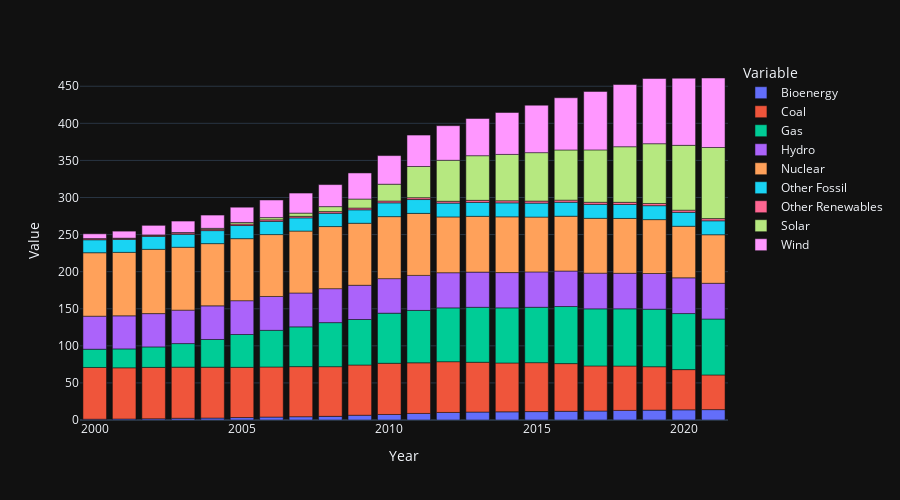

Notebook cell for this chart:
### Code cell
#df['Area'].unique() # show all countries and regions

country_list = ['Germany', 'France', 'Italy'] # select cuntries for which to see the data for
data_fields = [
    ['Capacity', 'Fuel', 'GW'],
    ['Electricity generation', 'Fuel', 'TWh'],
    ['Electricity imports', 'Electricity imports', 'TWh'],
    ['Electricity demand', 'Demand', 'TWh']
    ]

def bar_chart_data_func (df, data_fields):
    df_filtered = df[df['Area type'] == 'Country'] # create a new 'df_filtered' DataFrame that only contains countries and excludes continents/regions
    df_filtered = df_filtered[(df_filtered['Category']=='Capacity') & (df_filtered['Subcategory']=='Fuel') & (df_filtered['Unit']=='GW') & (df_filtered['Area'].isin(country_list))] # filter rows where values under 'Category' column equal 'Capacity', where 'Subcategory' column equal 'Fuel'ArithmeticError and where 'Area' matches a list of countries provided in 'country_list' variable
    df_filtered = df_filtered.groupby(['Variable', 'Year'], group_keys=True, as_index=False)[['Value']].sum() # group fuel types 'Variables' and show it as total sum for selected countries in the 'country_list'
    #df_filtered['Variable'].unique()
    #df_filtered[(df_filtered['Variable']=='Solar') & (df_filtered['Year']==2021)] # see data for certain year and certain value in 'Variable' column (e.g. 'Solar')
    return df_filtered

def bar_chart_func(df_filtered): # creates chart of the latest daily or latest average monthly/yearly prices by country
    fig = px.bar(df_filtered, 
        x=df_filtered['Year'],
        y=df_filtered['Value'],
        color=df_filtered['Variable'],
        height=500, 
        width=900,
        #barmode = 'group',
        template='plotly_dark'
        )  # charts the data
    fig.show() # chart daily the data

# run functions

bar_chart_data = bar_chart_data_func(df, data_fields[0])
bar_chart = bar_chart_func(bar_chart_data)

### Figure 1 — Plotly figure (JSON) as saved in the notebook; plotly's stock layout.template omitted (floating-point values rounded to 4 significant figures)
{"data": [{"alignmentgroup": "True", "hovertemplate": "Variable=Bioenergy<br>Year=%{x}<br>Value=%{y}<extra></extra>", "legendgroup": "Bioenergy", "marker": {"color": "#636efa", "pattern": {"shape": ""}}, "name": "Bioenergy", "offsetgroup": "Bioenergy", "orientation": "v", "showlegend": true, "textposition": "auto", "type": "bar", "x": [2000, 2001, 2002, 2003, 2004, 2005, 2006, 2007, 2008, 2009, 2010, 2011, 2012, 2013, 2014, 2015, 2016, 2017, 2018, 2019, 2020, 2021], "xaxis": "x", "y": [1.09, 1.39, 1.64, 2.34, 2.62, 3.3, 3.97, 4.43, 4.94, 6.45, 7.45, 8.85, 10.18, 10.7, 11.01, 11.33, 11.73, 12.09, 12.97, 13.34, 13.72, 13.97], "yaxis": "y"}, {"alignmentgroup": "True", "hovertemplate": "Variable=Coal<br>Year=%{x}<br>Value=%{y}<extra></extra>", "legendgroup": "Coal", "marker": {"color": "#EF553B", "pattern": {"shape": ""}}, "name": "Coal", "offsetgroup": "Coal", "orientation": "v", "showlegend": true, "textposition": "auto", "type": "bar", "x": [2000, 2001, 2002, 2003, 2004, 2005, 2006, 2007, 2008, 2009, 2010, 2011, 2012, 2013, 2014, 2015, 2016, 2017, 2018, 2019, 2020, 2021], "xaxis": "x", "y": [69.74, 68.99, 69.31, 68.89, 68.6, 67.71, 67.52, 67.52, 66.98, 67.67, 69.01, 68.26, 68.44, 67.14, 65.87, 65.98, 64.32, 60.81, 59.76, 58.51, 54.21, 46.77], "yaxis": "y"}, {"alignmentgroup": "True", "hovertemplate": "Variable=Gas<br>Year=%{x}<br>Value=%{y}<extra></extra>", "legendgroup": "Gas", "marker": {"color": "#00cc96", "pattern": {"shape": ""}}, "name": "Gas", "offsetgroup": "Gas", "orientation": "v", "showlegend": true, "textposition": "auto", "type": "bar", "x": [2000, 2001, 2002, 2003, 2004, 2005, 2006, 2007, 2008, 2009, 2010, 2011, 2012, 2013, 2014, 2015, 2016, 2017, 2018, 2019, 2020, 2021], "xaxis": "x", "y": [24.62, 25.46, 27.58, 31.8, 37.36, 44.27, 49.42, 53.65, 59.36, 61.4, 67.57, 70.65, 72.58, 74.1, 74.33, 74.72, 76.96, 76.99, 77.21, 77.56, 75.59, 75.42], "yaxis": "y"}, {"alignmentgroup": "True", "hovertemplate": "Variable=Hydro<br>Year=%{x}<br>Value=%{y}<extra></extra>", "legendgroup": "Hydro", "marker": {"color": "#ab63fa", "pattern": {"shape": ""}}, "name": "Hydro", "offsetgroup": "Hydro", "orientation": "v", "showlegend": true, "textposition": "auto", "type": "bar", "x": [2000, 2001, 2002, 2003, 2004, 2005, 2006, 2007, 2008, 2009, 2010, 2011, 2012, 2013, 2014, 2015, 2016, 2017, 2018, 2019, 2020, 2021], "xaxis": "x", "y": [44.52, 44.61, 44.92, 45.08, 45.3, 45.58, 45.64, 45.65, 45.79, 46.15, 46.59, 47.23, 47.38, 47.48, 47.55, 47.65, 47.84, 48.1, 47.89, 48.12, 48.17, 48.19], "yaxis": "y"}, {"alignmentgroup": "True", "hovertemplate": "Variable=Nuclear<br>Year=%{x}<br>Value=%{y}<extra></extra>", "legendgroup": "Nuclear", "marker": {"color": "#FFA15A", "pattern": {"shape": ""}}, "name": "Nuclear", "offsetgroup": "Nuclear", "orientation": "v", "showlegend": true, "textposition": "auto", "type": "bar", "x": [2000, 2001, 2002, 2003, 2004, 2005, 2006, 2007, 2008, 2009, 2010, 2011, 2012, 2013, 2014, 2015, 2016, 2017, 2018, 2019, 2020, 2021], "xaxis": "x", "y": [85.58, 85.58, 86.67, 84.8, 83.91, 83.64, 83.47, 83.47, 83.75, 83.61, 83.6, 83.6, 75.2, 75.2, 75.2, 73.93, 73.93, 73.93, 73.93, 72.65, 69.51, 65.45], "yaxis": "y"}, {"alignmentgroup": "True", "hovertemplate": "Variable=Other Fossil<br>Year=%{x}<br>Value=%{y}<extra></extra>", "legendgroup": "Other Fossil", "marker": {"color": "#19d3f3", "pattern": {"shape": ""}}, "name": "Other Fossil", "offsetgroup": "Other Fossil", "orientation": "v", "showlegend": true, "textposition": "auto", "type": "bar", "x": [2000, 2001, 2002, 2003, 2004, 2005, 2006, 2007, 2008, 2009, 2010, 2011, 2012, 2013, 2014, 2015, 2016, 2017, 2018, 2019, 2020, 2021], "xaxis": "x", "y": [17.46, 17.46, 17.49, 17.49, 17.59, 17.71, 17.78, 17.79, 17.93, 18.11, 18.57, 18.67, 18.67, 18.79, 18.8, 18.8, 18.8, 18.8, 18.8, 18.8, 18.8, 18.8], "yaxis": "y"}, {"alignmentgroup": "True", "hovertemplate": "Variable=Other Renewables<br>Year=%{x}<br>Value=%{y}<extra></extra>", "legendgroup": "Other Renewables", "marker": {"color": "#FF6692", "pattern": {"shape": ""}}, "name": "Other Renewables", "offsetgroup": "Other Renewables", "orientation": "v", "showlegend": true, "textposition": "auto", "type": "bar", "x": [2000, 2001, 2002, 2003, 2004, 2005, 2006, 2007, 2008, 2009, 2010, 2011, 2012, 2013, 2014, 2015, 2016, 2017, 2018, 2019, 2020, 2021], "xaxis": "x", "y": [1.45, 1.47, 1.64, 1.89, 1.89, 2.04, 2.14, 2.15, 2.27, 2.41, 2.48, 2.5, 2.49, 2.79, 2.82, 2.8, 2.85, 2.88, 2.96, 2.95, 2.94, 2.93], "yaxis": "y"}, {"alignmentgroup": "True", "hovertemplate": "Variable=Solar<br>Year=%{x}<br>Value=%{y}<extra></extra>", "legendgroup": "Solar", "marker": {"color": "#B6E880", "pattern": {"shape": ""}}, "name": "Solar", "offsetgroup": "Solar", "orientation": "v", "showlegend": true, "textposition": "auto", "type": "bar", "x": [2000, 2001, 2002, 2003, 2004, 2005, 2006, 2007, 2008, 2009, 2010, 2011, 2012, 2013, 2014, 2015, 2016, 2017, 2018, 2019, 2020, 2021], "xaxis": "x", "y": [0.14, 0.22, 0.29, 0.48, 1.15, 2.1, 2.96, 4.31, 6.68, 12.11, 22.65, 42.06, 55.23, 60.18, 62.53, 65.27, 67.67, 70.59, 74.94, 80.6, 87.41, 95.88], "yaxis": "y"}, {"alignmentgroup": "True", "hovertemplate": "Variable=Wind<br>Year=%{x}<br>Value=%{y}<extra></extra>", "legendgroup": "Wind", "marker": {"color": "#FF97FF", "pattern": {"shape": ""}}, "name": "Wind", "offsetgroup": "Wind", "orientation": "v", "showlegend": true, "textposition": "auto", "type": "bar", "x": [2000, 2001, 2002, 2003, 2004, 2005, 2006, 2007, 2008, 2009, 2010, 2011, 2012, 2013, 2014, 2015, 2016, 2017, 2018, 2019, 2020, 2021], "xaxis": "x", "y": [6.49, 9.48, 12.92, 15.47, 17.91, 20.57, 23.78, 27.04, 29.72, 35.19, 38.6, 42.39, 46.69, 50.18, 56.49, 64.02, 70.39, 78.82, 83.85, 87.88, 90.54, 93.72], "yaxis": "y"}], "layout": {"barmode": "relative", "height": 500, "legend": {"title": {"text": "Variable"}, "tracegroupgap": 0}, "margin": {"t": 60}, "width": 900, "xaxis": {"anchor": "y", "domain": [0, 1], "title": {"text": "Year"}}, "yaxis": {"anchor": "x", "domain": [0, 1], "title": {"text": "Value"}}}}
